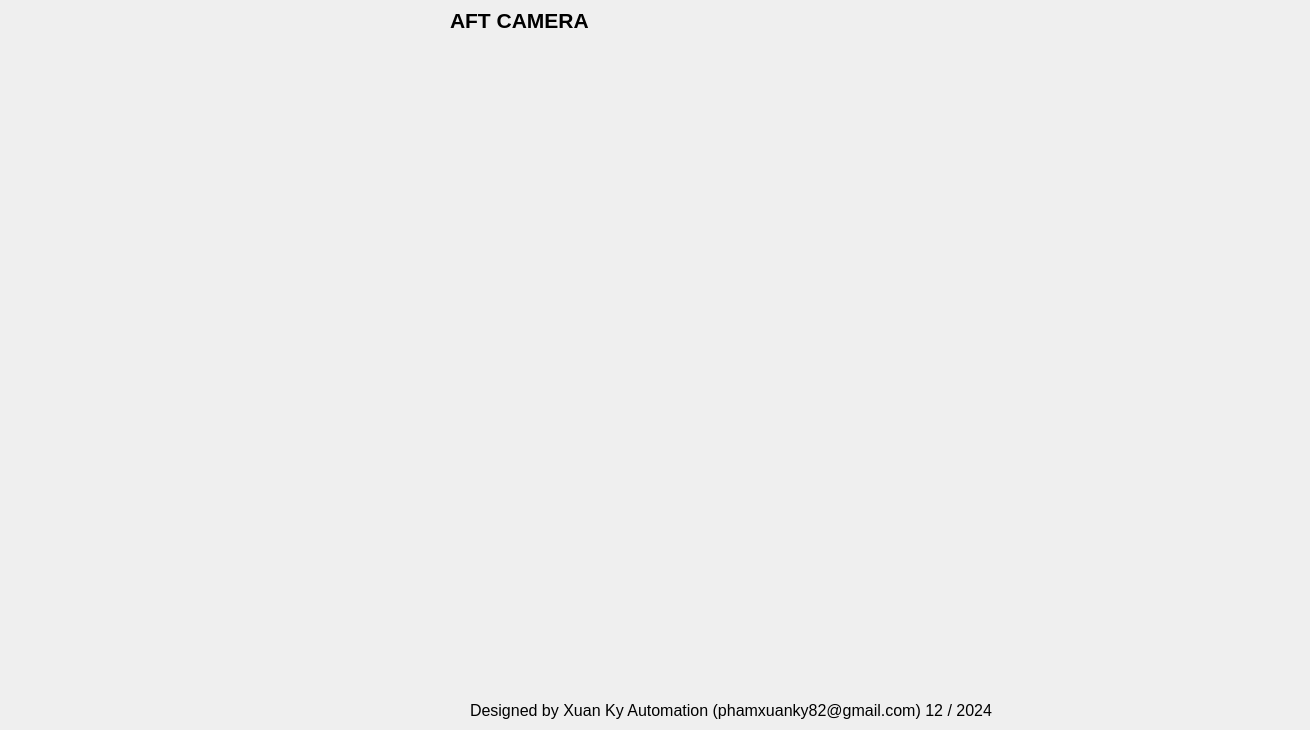
    <widget class="QWidget" name="tab2">
     <attribute name="title">
      <string>CAM AFT</string>
     </attribute>
     <widget class="QLabel" name="lbl_camera_aft2">
      <property name="geometry">
       <rect>
        <x>0</x>
        <y>0</y>
        <width>1301</width>
        <height>721</height>
       </rect>
      </property>
      <property name="text">
       <string/>
      </property>
      <property name="pixmap">
       <pixmap>png/Robot3.png</pixmap>
      </property>
     </widget>
     <widget class="QLabel" name="label">
      <property name="geometry">
       <rect>
        <x>450</x>
        <y>10</y>
        <width>311</width>
        <height>21</height>
       </rect>
      </property>
      <property name="font">
       <font>
        <pointsize>16</pointsize>
        <bold>true</bold>
       </font>
      </property>
      <property name="text">
       <string>AFT CAMERA </string>
      </property>
     </widget>
     <widget class="QLabel" name="label_45">
      <property name="geometry">
       <rect>
        <x>470</x>
        <y>700</y>
        <width>551</width>
        <height>20</height>
       </rect>
      </property>
      <property name="font">
       <font>
        <pointsize>12</pointsize>
       </font>
      </property>
      <property name="text">
       <string>Designed by Xuan Ky Automation (phamxuanky82@gmail.com) 12 / 2024</string>
      </property>
     </widget>
    </widget>
